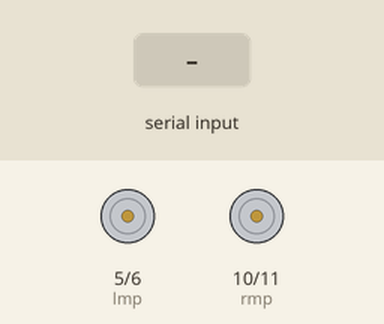
Recording of a sketch running on a simulated Arduino Uno, built with avr-gcc and run on an emulated ATmega328P. On the bench: motor-driver pin pairs drawn as motors (green arrow = first pin HIGH = forward, orange = second pin HIGH = backward, longer = more drive). The test bench sets the inputs (shaded band).

Above: at 1.2 s.
1.3 s: "f" received over Serial
At 2.1 s:
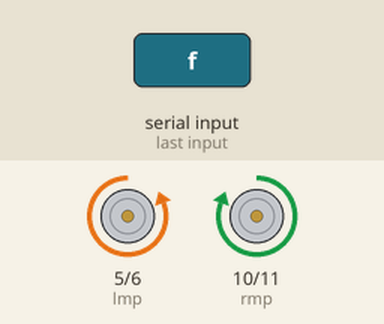
2.8 s: "r" received over Serial
At 3.6 s:
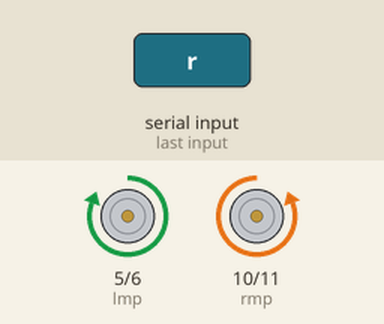
4.8 s: "a" received over Serial
At 6.3 s:
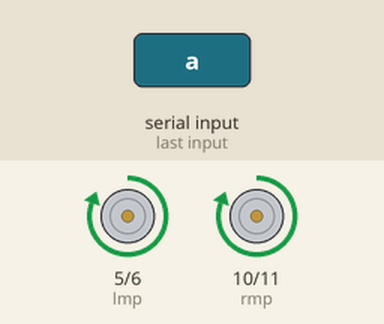
6.8 s: "d" received over Serial
At 7.8 s:
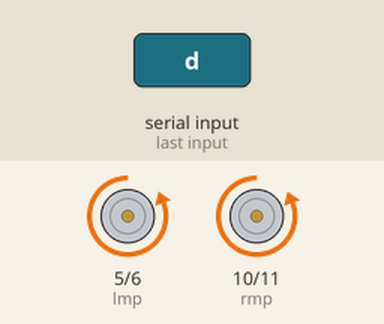
8.8 s: "s" received over Serial
At 10.2 s:
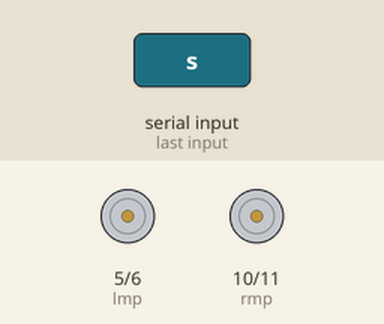
Timing chart, 0 to 11.3 s (numbered marks = the images above; inputs shaded):
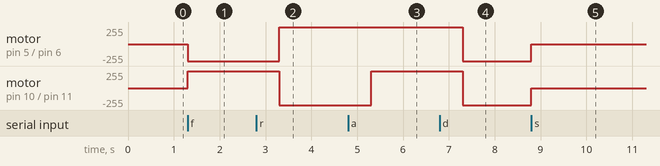

The sketch:

sketch_jun09b.ino
```cpp
int rmp = 10;
int rmn = 11;
int lmp = 5;
int lmn = 6;

void setup() {
  // put your setup code here, to run once:
Serial.begin(9600);
pinMode(11, OUTPUT);
  pinMode(10, OUTPUT);
  pinMode(6, OUTPUT);
  pinMode(5, OUTPUT);
}

void loop() {

  if (Serial.available())
  {
    char p = Serial.read();
    if (p == 'f')
    { digitalWrite(rmp, HIGH);
      digitalWrite(rmn, LOW);
      digitalWrite(lmp, LOW);
      digitalWrite(lmn, HIGH);
      delay(2000);
    }
    if (p == 'r')
    { digitalWrite(rmp, LOW);
      digitalWrite(rmn, HIGH);
      digitalWrite(lmp, HIGH);
      digitalWrite(lmn, LOW);
      delay(2000);
    }
    if (p == 'a')
      {digitalWrite(rmp, HIGH);
      digitalWrite(rmn, LOW);
      digitalWrite(lmp, HIGH);
      digitalWrite(lmn, LOW);
      delay(2000);}

    if (p == 'd')
     { digitalWrite(rmp, LOW);
      digitalWrite(rmn, HIGH);
      digitalWrite(lmp, LOW);
      digitalWrite(lmn, HIGH);
     }
   if (p=='s')
   {digitalWrite(rmp,LOW);
    digitalWrite(rmn,LOW);
    digitalWrite(lmp,LOW);
    digitalWrite(lmn,LOW);
    }
  }
}
```

Measured:
- after the input at 1.3 s, motor on pin 5 (lmp) / pin 6 (lmn): stopped → backward 255/255 at once; motor on pin 10 (rmp) / pin 11 (rmn): stopped → forward 255/255 at once
- after the input at 2.8 s, motor on pin 5 (lmp) / pin 6 (lmn): backward 255/255 → forward 255/255 after 0.50 s; motor on pin 10 (rmp) / pin 11 (rmn): forward 255/255 → backward 255/255 after 0.50 s
- after the input at 4.8 s, motor on pin 10 (rmp) / pin 11 (rmn): backward 255/255 → forward 255/255 after 0.50 s
- after the input at 6.8 s, motor on pin 5 (lmp) / pin 6 (lmn), motor on pin 10 (rmp) / pin 11 (rmn): forward 255/255 → backward 255/255 after 0.50 s
- after the input at 8.8 s, motor on pin 5 (lmp) / pin 6 (lmn), motor on pin 10 (rmp) / pin 11 (rmn): backward 255/255 → stopped at once
